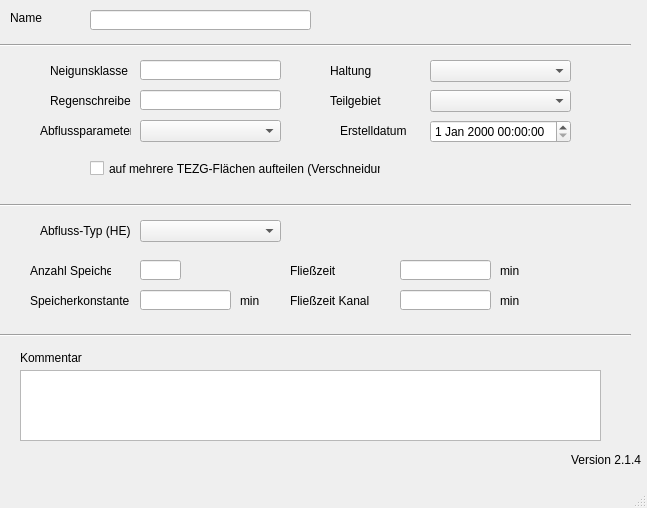
<?xml version="1.0" encoding="UTF-8"?>
<ui version="4.0">
 <class>MainWindow</class>
 <widget class="QMainWindow" name="MainWindow">
  <property name="enabled">
   <bool>true</bool>
  </property>
  <property name="geometry">
   <rect>
    <x>0</x>
    <y>0</y>
    <width>647</width>
    <height>508</height>
   </rect>
  </property>
  <property name="windowTitle">
   <string>MainWindow</string>
  </property>
  <widget class="QWidget" name="centralwidget">
   <widget class="QLabel" name="label_20">
    <property name="geometry">
     <rect>
      <x>330</x>
      <y>60</y>
      <width>91</width>
      <height>21</height>
     </rect>
    </property>
    <property name="text">
     <string>Haltung</string>
    </property>
   </widget>
   <widget class="QLabel" name="label">
    <property name="geometry">
     <rect>
      <x>10</x>
      <y>10</y>
      <width>46</width>
      <height>16</height>
     </rect>
    </property>
    <property name="text">
     <string>Name</string>
    </property>
   </widget>
   <widget class="Line" name="line">
    <property name="geometry">
     <rect>
      <x>0</x>
      <y>30</y>
      <width>631</width>
      <height>31</height>
     </rect>
    </property>
    <property name="orientation">
     <enum>Qt::Horizontal</enum>
    </property>
   </widget>
   <widget class="QLabel" name="label_14">
    <property name="geometry">
     <rect>
      <x>20</x>
      <y>350</y>
      <width>81</width>
      <height>16</height>
     </rect>
    </property>
    <property name="text">
     <string>Kommentar</string>
    </property>
   </widget>
   <widget class="QLabel" name="label_5">
    <property name="geometry">
     <rect>
      <x>50</x>
      <y>90</y>
      <width>81</width>
      <height>21</height>
     </rect>
    </property>
    <property name="text">
     <string>Regenschreiber</string>
    </property>
   </widget>
   <widget class="QLabel" name="label_70">
    <property name="geometry">
     <rect>
      <x>340</x>
      <y>120</y>
      <width>71</width>
      <height>21</height>
     </rect>
    </property>
    <property name="text">
     <string>Erstelldatum</string>
    </property>
   </widget>
   <widget class="Line" name="line_2">
    <property name="geometry">
     <rect>
      <x>0</x>
      <y>320</y>
      <width>631</width>
      <height>31</height>
     </rect>
    </property>
    <property name="orientation">
     <enum>Qt::Horizontal</enum>
    </property>
   </widget>
   <widget class="QLabel" name="label_3">
    <property name="geometry">
     <rect>
      <x>50</x>
      <y>60</y>
      <width>81</width>
      <height>21</height>
     </rect>
    </property>
    <property name="text">
     <string>Neigunsklasse</string>
    </property>
   </widget>
   <widget class="QLabel" name="label_21">
    <property name="geometry">
     <rect>
      <x>40</x>
      <y>120</y>
      <width>91</width>
      <height>21</height>
     </rect>
    </property>
    <property name="text">
     <string>Abflussparameter</string>
    </property>
   </widget>
   <widget class="QLabel" name="label_22">
    <property name="geometry">
     <rect>
      <x>330</x>
      <y>90</y>
      <width>91</width>
      <height>21</height>
     </rect>
    </property>
    <property name="text">
     <string>Teilgebiet</string>
    </property>
   </widget>
   <widget class="QLineEdit" name="flnam">
    <property name="geometry">
     <rect>
      <x>90</x>
      <y>10</y>
      <width>221</width>
      <height>20</height>
     </rect>
    </property>
   </widget>
   <widget class="QLineEdit" name="neigkl">
    <property name="geometry">
     <rect>
      <x>140</x>
      <y>60</y>
      <width>141</width>
      <height>20</height>
     </rect>
    </property>
   </widget>
   <widget class="QLineEdit" name="regenschreiber">
    <property name="geometry">
     <rect>
      <x>140</x>
      <y>90</y>
      <width>141</width>
      <height>20</height>
     </rect>
    </property>
   </widget>
   <widget class="QComboBox" name="haltnam">
    <property name="geometry">
     <rect>
      <x>430</x>
      <y>60</y>
      <width>141</width>
      <height>22</height>
     </rect>
    </property>
   </widget>
   <widget class="QComboBox" name="abflussparameter">
    <property name="geometry">
     <rect>
      <x>140</x>
      <y>120</y>
      <width>141</width>
      <height>22</height>
     </rect>
    </property>
   </widget>
   <widget class="QComboBox" name="teilgebiet">
    <property name="geometry">
     <rect>
      <x>430</x>
      <y>90</y>
      <width>141</width>
      <height>22</height>
     </rect>
    </property>
   </widget>
   <widget class="QTextEdit" name="kommentar">
    <property name="geometry">
     <rect>
      <x>20</x>
      <y>370</y>
      <width>581</width>
      <height>71</height>
     </rect>
    </property>
   </widget>
   <widget class="QComboBox" name="he_typ">
    <property name="geometry">
     <rect>
      <x>140</x>
      <y>220</y>
      <width>141</width>
      <height>22</height>
     </rect>
    </property>
   </widget>
   <widget class="QLabel" name="label_23">
    <property name="geometry">
     <rect>
      <x>40</x>
      <y>220</y>
      <width>91</width>
      <height>21</height>
     </rect>
    </property>
    <property name="text">
     <string>Abfluss-Typ (HE)</string>
    </property>
   </widget>
   <widget class="Line" name="line_3">
    <property name="geometry">
     <rect>
      <x>0</x>
      <y>190</y>
      <width>631</width>
      <height>31</height>
     </rect>
    </property>
    <property name="orientation">
     <enum>Qt::Horizontal</enum>
    </property>
   </widget>
   <widget class="QLineEdit" name="speicherzahl">
    <property name="geometry">
     <rect>
      <x>140</x>
      <y>260</y>
      <width>41</width>
      <height>20</height>
     </rect>
    </property>
   </widget>
   <widget class="QLabel" name="label_4">
    <property name="geometry">
     <rect>
      <x>30</x>
      <y>260</y>
      <width>81</width>
      <height>21</height>
     </rect>
    </property>
    <property name="text">
     <string>Anzahl Speicher</string>
    </property>
   </widget>
   <widget class="QLabel" name="label_6">
    <property name="geometry">
     <rect>
      <x>30</x>
      <y>290</y>
      <width>101</width>
      <height>21</height>
     </rect>
    </property>
    <property name="text">
     <string>Speicherkonstante</string>
    </property>
   </widget>
   <widget class="QLineEdit" name="speicherkonst">
    <property name="geometry">
     <rect>
      <x>140</x>
      <y>290</y>
      <width>91</width>
      <height>20</height>
     </rect>
    </property>
   </widget>
   <widget class="QLabel" name="label_7">
    <property name="geometry">
     <rect>
      <x>240</x>
      <y>290</y>
      <width>31</width>
      <height>21</height>
     </rect>
    </property>
    <property name="text">
     <string>min</string>
    </property>
   </widget>
   <widget class="QLabel" name="label_8">
    <property name="geometry">
     <rect>
      <x>290</x>
      <y>260</y>
      <width>81</width>
      <height>21</height>
     </rect>
    </property>
    <property name="text">
     <string>Fließzeit</string>
    </property>
   </widget>
   <widget class="QLineEdit" name="fliesszeit">
    <property name="geometry">
     <rect>
      <x>400</x>
      <y>260</y>
      <width>91</width>
      <height>20</height>
     </rect>
    </property>
   </widget>
   <widget class="QLineEdit" name="fliesszeitkanal">
    <property name="geometry">
     <rect>
      <x>400</x>
      <y>290</y>
      <width>91</width>
      <height>20</height>
     </rect>
    </property>
   </widget>
   <widget class="QLabel" name="label_9">
    <property name="geometry">
     <rect>
      <x>290</x>
      <y>290</y>
      <width>101</width>
      <height>21</height>
     </rect>
    </property>
    <property name="text">
     <string>Fließzeit Kanal</string>
    </property>
   </widget>
   <widget class="QLabel" name="label_10">
    <property name="geometry">
     <rect>
      <x>500</x>
      <y>260</y>
      <width>31</width>
      <height>21</height>
     </rect>
    </property>
    <property name="text">
     <string>min</string>
    </property>
   </widget>
   <widget class="QLabel" name="label_11">
    <property name="geometry">
     <rect>
      <x>500</x>
      <y>290</y>
      <width>31</width>
      <height>21</height>
     </rect>
    </property>
    <property name="text">
     <string>min</string>
    </property>
   </widget>
   <widget class="QgsDateTimeEdit" name="createdat">
    <property name="geometry">
     <rect>
      <x>430</x>
      <y>120</y>
      <width>141</width>
      <height>23</height>
     </rect>
    </property>
   </widget>
   <widget class="QCheckBox" name="aufteilen">
    <property name="geometry">
     <rect>
      <x>90</x>
      <y>160</y>
      <width>291</width>
      <height>17</height>
     </rect>
    </property>
    <property name="text">
     <string>auf mehrere TEZG-Flächen aufteilen (Verschneidung)</string>
    </property>
   </widget>
   <widget class="QLabel" name="lb_version">
    <property name="geometry">
     <rect>
      <x>570</x>
      <y>450</y>
      <width>71</width>
      <height>20</height>
     </rect>
    </property>
    <property name="toolTip">
     <string>Version QKan Import</string>
    </property>
    <property name="text">
     <string>Version 2.1.4</string>
    </property>
    <property name="alignment">
     <set>Qt::AlignRight|Qt::AlignTrailing|Qt::AlignVCenter</set>
    </property>
   </widget>
  </widget>
  <widget class="QMenuBar" name="menubar">
   <property name="geometry">
    <rect>
     <x>0</x>
     <y>0</y>
     <width>647</width>
     <height>21</height>
    </rect>
   </property>
  </widget>
  <widget class="QStatusBar" name="statusbar"/>
 </widget>
 <customwidgets>
  <customwidget>
   <class>QgsDateTimeEdit</class>
   <extends>QDateTimeEdit</extends>
   <header>qgsdatetimeedit.h</header>
  </customwidget>
 </customwidgets>
 <tabstops>
  <tabstop>flnam</tabstop>
  <tabstop>neigkl</tabstop>
  <tabstop>regenschreiber</tabstop>
  <tabstop>abflussparameter</tabstop>
  <tabstop>aufteilen</tabstop>
  <tabstop>he_typ</tabstop>
  <tabstop>speicherzahl</tabstop>
  <tabstop>speicherkonst</tabstop>
  <tabstop>kommentar</tabstop>
  <tabstop>haltnam</tabstop>
  <tabstop>teilgebiet</tabstop>
  <tabstop>createdat</tabstop>
  <tabstop>fliesszeit</tabstop>
  <tabstop>fliesszeitkanal</tabstop>
 </tabstops>
 <resources/>
 <connections/>
</ui>
